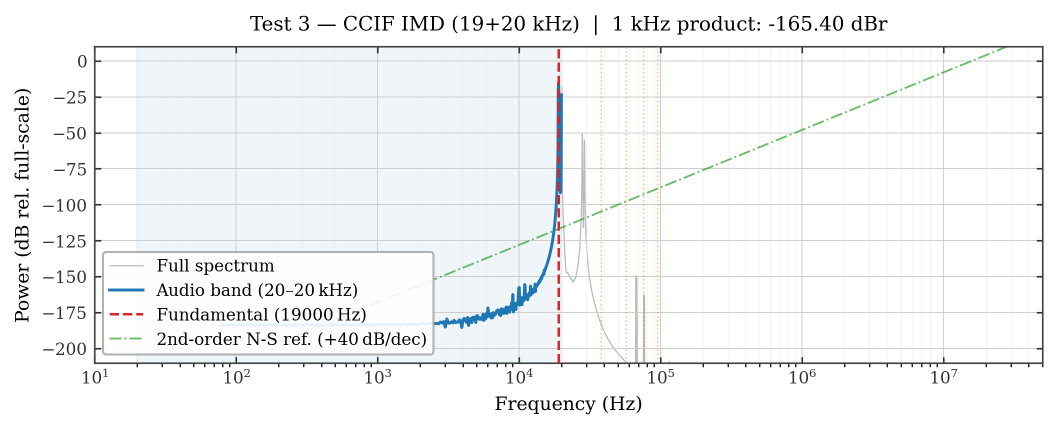
#> input picture verification/reports/test3_ccif_imd.png, 2114 x 858 px (shown at 1/2 size); its folder holds 4 pictures in this run
$ python build_paper_figures.py
#> lines starting #> are read from the running program, lines starting #| are printed output that depends on the picture
### verification/tb/paper_plotter.py
"""
paper_plotter.py

Shared plotting style for paper-ready figures.
"""

from __future__ import annotations

from dataclasses import dataclass
from pathlib import Path
from typing import Iterable

try:
    import matplotlib
    matplotlib.use("Agg")
    import matplotlib.pyplot as plt
    from matplotlib.artist import Artist
except Exception:  # pragma: no cover
    plt = None  # type: ignore


@dataclass(frozen=True)
class PaperStyle:
    font_family: str = "DejaVu Serif"
    base_fontsize: float = 9.0
    axis_labelsize: float = 9.0
    title_size: float = 9.5
    tick_size: float = 8.0
    legend_size: float = 8.0
    line_width: float = 1.2


CB_PALETTE = {
    "blue": "#0072B2",
    "orange": "#E69F00",
    "green": "#009E73",
    "red": "#D55E00",
    "purple": "#CC79A7",
    "gray": "#7F7F7F",
    "black": "#222222",
}


def apply_paper_style(style: PaperStyle | None = None) -> None:
    if plt is None:
        return
    s = style or PaperStyle()
    plt.rcParams.update(
        {
            "font.family": s.font_family,
            "font.size": s.base_fontsize,
            "axes.labelsize": s.axis_labelsize,
            "axes.titlesize": s.title_size,
            "xtick.labelsize": s.tick_size,
            "ytick.labelsize": s.tick_size,
            "legend.fontsize": s.legend_size,
            "lines.linewidth": s.line_width,
            "axes.facecolor": "white",
            "figure.facecolor": "white",
            "savefig.facecolor": "white",
        }
    )


def figure_size(preset: str) -> tuple[float, float]:
    """
    IEEE-friendly presets.

    - one_column: ~3.5 inch width
    - two_column: ~7.16 inch width
    """
    if preset == "one_column":
        return (3.5, 2.4)
    if preset == "two_column":
        return (7.16, 3.0)
    if preset == "square":
        return (3.5, 3.5)
    return (6.0, 3.6)


def save_figure(
    fig,
    filepath: str,
    profile: str = "paper",
    raster_dpi: int = 600,
    bbox_tight: bool = True,
) -> dict[str, str]:
    """Save vector-first paper figures. Returns written paths."""
    out = {}
    p = Path(filepath)
    p.parent.mkdir(parents=True, exist_ok=True)

    tight = "tight" if bbox_tight else None

    if profile == "paper":
        pdf_path = p.with_suffix(".pdf")
        fig.savefig(str(pdf_path), bbox_inches=tight)
        out["pdf"] = str(pdf_path)

    png_path = p.with_suffix(".png")
    fig.savefig(str(png_path), dpi=raster_dpi if profile == "paper" else 300, bbox_inches=tight)
    out["png"] = str(png_path)

    return out


# [48 lines left out: functions _iter_text_artists, check_figure_quality, not called in this run]

### verification/scripts/build_paper_figures.py
#!/usr/bin/env python3
"""Build the paper figure set (Fig.1..Fig.8) from report JSON artifacts."""

from __future__ import annotations

import json
import os
import re
from pathlib import Path
import sys

import numpy as np

ROOT = Path(__file__).resolve().parents[2]
TB_DIR = ROOT / "verification" / "tb"
if str(TB_DIR) not in sys.path:
    sys.path.insert(0, str(TB_DIR))

from paper_plotter import apply_paper_style, figure_size, save_figure, CB_PALETTE


REPORTS = ROOT / "verification" / "reports"
PAPER = REPORTS / "paper"
PAPER.mkdir(parents=True, exist_ok=True)


def _load_json(path: Path):
    with path.open("r", encoding="utf-8") as fh:
        return json.load(fh)


# [33 lines left out: functions _to_float_map, _group_mean_curve, not called in this run]


def _fig1_architecture() -> None:
    try:
        import matplotlib.pyplot as plt
    except Exception:
        return

    apply_paper_style()
    fig, ax = plt.subplots(figsize=figure_size("two_column"))
    ax.axis("off")

    boxes = [
        (0.02, 0.62, 0.19, 0.22, "Input\nSpeech/Noise"),
        (0.25, 0.62, 0.18, 0.22, "Filterbank\n(10-band)"),
        (0.47, 0.62, 0.18, 0.22, "WDRC\n(LUT + env)"),
        (0.69, 0.62, 0.16, 0.22, "DSM\n1-bit PDM"),
        (0.02, 0.18, 0.20, 0.22, "Layer-1\nAES17"),
        (0.26, 0.18, 0.20, 0.22, "Layer-2\nFilterbank"),
        (0.50, 0.18, 0.20, 0.22, "Layer-3/4\nHA + tau"),
        (0.74, 0.18, 0.22, 0.22, "HA-7..10\nObjective outcomes"),
    ]
    for x, y, w, h, txt in boxes:
        ax.add_patch(plt.Rectangle((x, y), w, h, facecolor="white", edgecolor="#444444", linewidth=1.0))
        ax.text(x + w / 2.0, y + h / 2.0, txt, ha="center", va="center")

    arrows = [
        ((0.21, 0.73), (0.25, 0.73)),
        ((0.43, 0.73), (0.47, 0.73)),
        ((0.65, 0.73), (0.69, 0.73)),
    ]
    for (x1, y1), (x2, y2) in arrows:
        ax.annotate("", xy=(x2, y2), xytext=(x1, y1), arrowprops=dict(arrowstyle="->", lw=1.0))

    ax.set_title("Fig.1 — System and Verification-Layer Diagram")
    save_figure(fig, str(PAPER / "fig1_system_layers"), profile="paper", raster_dpi=600)
#> in save_figure, `fig.savefig(str(pdf_path), bbox_inches=tight)`:
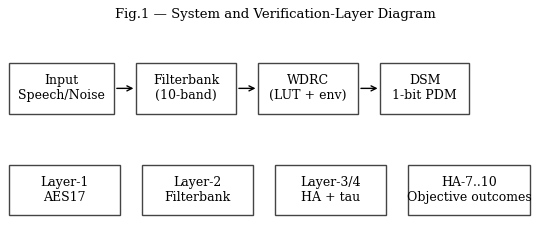
#> figure drawn by matplotlib, 1 panel
    plt.close(fig)


def _fig2_thdn() -> None:
    p_core = REPORTS / "test1_thdn_results_core.json"
    p_ana = REPORTS / "test1_thdn_results_analog.json"
    if not (p_core.exists() and p_ana.exists()):
        return

    core = _to_float_map(_load_json(p_core))
    ana = _to_float_map(_load_json(p_ana))
    if not core or not ana:
        return

    try:
        import matplotlib.pyplot as plt
    except Exception:
        return

    apply_paper_style()
    fig, ax = plt.subplots(figsize=figure_size("two_column"))

    f = sorted(core.keys())
    ax.semilogx(f, [core[x] for x in f], "o-", color=CB_PALETTE["blue"], markersize=4, label="Core THD+N")
    ax.semilogx(f, [ana[x] for x in f], "s-", color=CB_PALETTE["orange"], markersize=4, label="Analog THD+N")
    ax.set_xlabel("Frequency (Hz)")
    ax.set_ylabel("THD+N (dBc)")
    ax.set_title("Fig.2 — DSM THD+N vs Frequency")
    ax.grid(True, which="both", color="#d0d0d0", linewidth=0.45)
    ax.legend(frameon=True, facecolor="white", edgecolor="#999999")

    save_figure(fig, str(PAPER / "fig2_dsm_thdn_sweep"), profile="paper", raster_dpi=600)
    plt.close(fig)


def _fig3_imd_summary() -> None:
    p_ccif = REPORTS / "test3_ccif_imd.png"
    p_smpte = REPORTS / "test4_smpte_imd.png"

    try:
        import matplotlib.pyplot as plt
    except Exception:
        return

    # Preferred path: combine original IMD PSD snapshots when available.
    if p_ccif.exists() and p_smpte.exists():
        try:
            import matplotlib.image as mpimg
        except Exception:
            return

        apply_paper_style()
        fig, axs = plt.subplots(1, 2, figsize=figure_size("two_column"))
        for ax, p, t in [
            (axs[0], p_ccif, "CCIF IMD"),
            (axs[1], p_smpte, "SMPTE IMD"),
        ]:
            ax.imshow(mpimg.imread(str(p)))
            ax.set_title(t)
            ax.axis("off")

        save_figure(fig, str(PAPER / "fig3_dsm_imd_summary"), profile="paper", raster_dpi=600)
#> call 2 of save_figure, with profile = 'paper', raster_dpi = 600, bbox_tight = True
#> in save_figure (call 2), `fig.savefig(str(pdf_path), bbox_inches=tight)`:
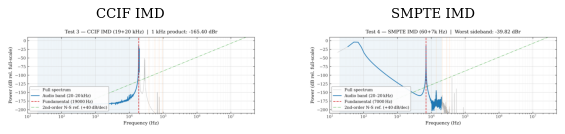
#> figure drawn by matplotlib, 2 panels
        plt.close(fig)
        return

    # Fallback path: synthesize a compact comparison from summary markdown.
    summary_md = PAPER / "paper_results_summary.md"
    if not summary_md.exists():
        return
    txt = summary_md.read_text(encoding="utf-8")

    m_ccif = re.search(r"CCIF IMD.*?`(-?\d+(?:\.\d+)?)\s*dBr`", txt)
    m_smpte = re.search(r"SMPTE IMD.*?`(-?\d+(?:\.\d+)?)\s*dBr`", txt)
    if not (m_ccif and m_smpte):
        return

    ccif = float(m_ccif.group(1))
    smpte = float(m_smpte.group(1))

    apply_paper_style()
    fig, ax = plt.subplots(figsize=figure_size("one_column"))
    labels = ["CCIF (1 kHz diff)", "SMPTE (worst sideband)"]
    vals = [ccif, smpte]
    x = np.arange(len(labels))
    colors = [CB_PALETTE["blue"], CB_PALETTE["orange"]]
    ax.bar(x, vals, color=colors, edgecolor=CB_PALETTE["black"], linewidth=0.5)
    ax.axhline(-80.0, color=CB_PALETTE["blue"], linestyle="--", linewidth=1.0, label="CCIF gate (-80 dBr)")
    ax.axhline(-35.0, color=CB_PALETTE["orange"], linestyle="--", linewidth=1.0, label="SMPTE gate (-35 dBr)")
    ax.set_xticks(x)
    ax.set_xticklabels(labels)
    ax.set_ylabel("Level (dBr)")
    ax.set_title("Fig.3 — DSM IMD Summary")
    ax.grid(True, axis="y", color="#d0d0d0", linewidth=0.45)
    ax.legend(frameon=True, facecolor="white", edgecolor="#999999")

    for i, v in enumerate(vals):
        ax.text(i, v + 1.0, f"{v:.2f}", ha="center", va="bottom", fontsize=8)

    save_figure(fig, str(PAPER / "fig3_dsm_imd_summary"), profile="paper", raster_dpi=600)
    plt.close(fig)


def _fig4_filterbank() -> None:
    p = REPORTS / "L2_1_fb_freq_response.json"
    if not p.exists():
        return
    d = {float(k): float(v) for k, v in _load_json(p).items()}

    try:
        import matplotlib.pyplot as plt
    except Exception:
        return

    apply_paper_style()
    fig, ax = plt.subplots(figsize=figure_size("two_column"))
    f = sorted(d.keys())
    ref = d.get(1000.0, d[f[len(f)//2]])
    dev = [d[x] - ref for x in f]
    ax.semilogx(f, dev, "o-", color=CB_PALETTE["blue"], markersize=4)
    ax.set_xlabel("Frequency (Hz)")
    ax.set_ylabel("Magnitude (dB rel. 1 kHz)")
    ax.set_title("Fig.4 — Filterbank Measured Magnitude Response")
    ax.grid(True, which="both", color="#d0d0d0", linewidth=0.45)

    save_figure(fig, str(PAPER / "fig4_filterbank_response"), profile="paper", raster_dpi=600)
    plt.close(fig)


def _fig5_wdrc_io() -> None:
    p = REPORTS / "HA_1_io_curve.json"
    if not p.exists():
        return
    d = _load_json(p)
    perf = d.get("per_frequency", {})

    try:
        import matplotlib.pyplot as plt
    except Exception:
        return

    apply_paper_style()
    fig, axs = plt.subplots(1, 2, figsize=figure_size("two_column"))

    for i, (k, row) in enumerate(sorted(perf.items(), key=lambda x: float(x[0]))):
        curve = row.get("curve", [])
        xin = [float(r["input_dbfs"]) for r in curve]
        yout = [float(r["output_dbfs"]) for r in curve]
        ygain = [float(r["gain_db"]) for r in curve]
        c = [CB_PALETTE["blue"], CB_PALETTE["orange"], CB_PALETTE["green"], CB_PALETTE["purple"]][i % 4]
        axs[0].plot(xin, yout, "o-", color=c, label=f"{k} Hz")
        axs[1].plot(xin, ygain, "s-", color=c, label=f"{k} Hz")

    axs[0].set_title("I/O Curve")
    axs[0].set_xlabel("Input (dBFS)")
    axs[0].set_ylabel("Output (dBFS)")
    axs[0].grid(True, color="#d0d0d0", linewidth=0.45)

    axs[1].set_title("Net Gain")
    axs[1].set_xlabel("Input (dBFS)")
    axs[1].set_ylabel("Gain (dB)")
    axs[1].grid(True, color="#d0d0d0", linewidth=0.45)
    axs[1].legend(frameon=True, facecolor="white", edgecolor="#999999")

    fig.suptitle("Fig.5 — WDRC Multiband I/O and Gain Profile")
    fig.tight_layout()
    save_figure(fig, str(PAPER / "fig5_wdrc_io_curves"), profile="paper", raster_dpi=600)
    plt.close(fig)


def _fig6_tau() -> None:
    p = REPORTS / "HA_2_attack_release.json"
    if not p.exists():
        return
    d = _load_json(p)

    try:
        import matplotlib.pyplot as plt
    except Exception:
        return

    atk = np.asarray(d.get("attack_env_db", []), dtype=np.float64)
    rel = np.asarray(d.get("release_env_db", []), dtype=np.float64)
    if atk.size == 0 or rel.size == 0:
        return

    apply_paper_style()
    fig, axs = plt.subplots(1, 2, figsize=figure_size("two_column"))

    axs[0].plot(atk[:, 0], atk[:, 1], color=CB_PALETTE["blue"])
    axs[0].set_title(f"Attack tau ~ {float(d.get('attack_tau_est_ms', float('nan'))):.2f} ms")
    axs[0].set_xlabel("Time (ms)")
    axs[0].set_ylabel("Envelope (dBFS)")
    axs[0].grid(True, color="#d0d0d0", linewidth=0.45)

    axs[1].plot(rel[:, 0], rel[:, 1], color=CB_PALETTE["orange"])
    axs[1].set_title(f"Release tau ~ {float(d.get('release_tau_est_ms', float('nan'))):.2f} ms")
    axs[1].set_xlabel("Time (ms)")
    axs[1].set_ylabel("Envelope (dBFS)")
    axs[1].grid(True, color="#d0d0d0", linewidth=0.45)

    fig.suptitle("Fig.6 — End-to-End Attack/Release Envelope Fits")
    fig.tight_layout()
    save_figure(fig, str(PAPER / "fig6_attack_release_tau"), profile="paper", raster_dpi=600)
    plt.close(fig)


def _fig7_output_snr() -> None:
    try:
        import matplotlib.pyplot as plt
    except Exception:
        return

    # Fig.7a: anechoic/noise-type sweep from HA-7.
    p7 = REPORTS / "HA_7_output_snr.json"
    if p7.exists():
        d7 = _load_json(p7)
        rows = list(d7.get("rows", []))
        curves = _group_mean_curve(rows, "noise_type", "input_snr_db", "output_snr_db")
        if curves:
            apply_paper_style()
            fig, ax = plt.subplots(figsize=figure_size("two_column"))
            colors = [CB_PALETTE["blue"], CB_PALETTE["orange"], CB_PALETTE["green"], CB_PALETTE["purple"]]
            for i, (name, xy) in enumerate(sorted(curves.items())):
                xs = list(sorted(xy.keys()))
                ys = [xy[x] for x in xs]
                ax.plot(xs, ys, marker="o", color=colors[i % len(colors)], label=name)
            ax.set_xlabel("Input SNR (dB)")
            ax.set_ylabel("Output SNR (dB)")
            ax.set_title("Output SNR Sweep")
            ax.grid(True, which="major", color="#d0d0d0", linewidth=0.6)
            ax.legend(frameon=True, facecolor="white", edgecolor="#999999")
            save_figure(fig, str(PAPER / "fig7_output_snr_sweep"), profile="paper", raster_dpi=600)
            plt.close(fig)

    # Fig.7b: RT60-conditioned sweep from HA-9.
    p9 = REPORTS / "HA_9_reverb_eval.json"
    if p9.exists():
        d9 = _load_json(p9)
        rows9 = list(d9.get("rows", []))
        # Keep the same line semantics as literature test plotting:
        # each line is (noise_type, RT60) pair.
        rows_cond = []
        for r in rows9:
            rr = dict(r)
            try:
                rr["cond"] = f"{rr['noise_type']}, RT60={float(rr['rt60_s']):.1f}s"
                rows_cond.append(rr)
            except Exception:
                continue
        curves9 = _group_mean_curve(rows_cond, "cond", "input_snr_db", "output_snr_db")
        if curves9:
            apply_paper_style()
            fig, ax = plt.subplots(figsize=figure_size("two_column"))
            colors = [CB_PALETTE["blue"], CB_PALETTE["orange"], CB_PALETTE["green"], CB_PALETTE["purple"], CB_PALETTE["red"]]
            for i, (name, xy) in enumerate(sorted(curves9.items())):
                xs = list(sorted(xy.keys()))
                ys = [xy[x] for x in xs]
                ax.plot(xs, ys, marker="o", color=colors[i % len(colors)], label=name)
            ax.set_xlabel("Input SNR (dB)")
            ax.set_ylabel("Output SNR (dB)")
            ax.set_title("Output SNR Under Reverberation")
            ax.grid(True, which="major", color="#d0d0d0", linewidth=0.6)
            ax.legend(frameon=True, facecolor="white", edgecolor="#999999", ncols=2)
            save_figure(fig, str(PAPER / "fig7_output_snr_reverb"), profile="paper", raster_dpi=600)
            plt.close(fig)


def _fig8_haspi_hasqi() -> None:
    p = REPORTS / "HA_8_haspi_hasqi.json"
    if not p.exists():
        return
    d = _load_json(p)
    rows = list(d.get("rows", []))
    if not rows:
        return

    try:
        import matplotlib.pyplot as plt
    except Exception:
        return

    apply_paper_style()
    fig, axs = plt.subplots(1, 2, figsize=figure_size("two_column"))

    for ax, metric, title in [
        (axs[0], "haspi_v2", "HASPI-v2"),
        (axs[1], "hasqi_v2", "HASQI-v2"),
    ]:
        curves = _group_mean_curve(rows, "noise_type", "input_snr_db", metric)
        plotted = False
        colors = [CB_PALETTE["blue"], CB_PALETTE["orange"], CB_PALETTE["green"]]
        for i, (name, xy) in enumerate(sorted(curves.items())):
            xs = list(sorted(xy.keys()))
            ys = [xy[x] for x in xs]
            if not xs:
                continue
            ax.plot(xs, ys, marker="o", color=colors[i % len(colors)], label=name)
            plotted = True
        if not plotted:
            ax.text(0.5, 0.5, "No finite HASPI/HASQI data", ha="center", va="center", transform=ax.transAxes, fontsize=8)
        ax.set_xlabel("Input SNR (dB)")
        ax.set_ylabel(metric)
        ax.set_title(title)
        ax.grid(True, which="major", color="#d0d0d0", linewidth=0.6)

    if axs[0].lines:
        axs[0].legend(frameon=True, facecolor="white", edgecolor="#999999")
    save_figure(fig, str(PAPER / "fig8_haspi_hasqi"), profile="paper", raster_dpi=600)
    plt.close(fig)


def _fig8_modulation_metrics() -> None:
    p = REPORTS / "HA_10_modulation_metrics.json"
    if not p.exists():
        return
    d = _load_json(p)
    rows = list(d.get("rows", []))
    if not rows:
        return

    try:
        import matplotlib.pyplot as plt
    except Exception:
        return

    # [10 lines left out: function _mean, not called in this run]

    apply_paper_style()
    fig, (ax1, ax2) = plt.subplots(1, 2, figsize=figure_size("two_column"))

    keys1 = ["ecr", "dr_db"]
    labels1 = ["ECR", "DR (dB)"]
    means1 = [_mean(k) for k in keys1]
    x1 = np.arange(len(keys1))
    ax1.bar(x1, means1, color=CB_PALETTE["blue"], edgecolor=CB_PALETTE["black"], linewidth=0.4)
    ax1.set_xticks(x1)
    ax1.set_xticklabels(labels1)
    ax1.set_title("ECR & Dynamic Range")
    ax1.grid(True, axis="y", color="#d0d0d0", linewidth=0.6)
    ax1.set_ylabel("Value")

    keys2 = ["fes", "fbr"]
    labels2 = ["FES", "FBR"]
    means2 = [_mean(k) for k in keys2]
    x2 = np.arange(len(keys2))
    ax2.bar(x2, means2, color=CB_PALETTE["orange"], edgecolor=CB_PALETTE["black"], linewidth=0.4)
    ax2.set_xticks(x2)
    ax2.set_xticklabels(labels2)
    ax2.set_title("Modulation Spectrum Stats")
    ax2.grid(True, axis="y", color="#d0d0d0", linewidth=0.6)
    ax2.set_ylabel("Value")

    fig.suptitle("Modulation Spectrum Analysis (Mean Across Conditions)", fontsize=9)
    fig.tight_layout()
    save_figure(fig, str(PAPER / "fig8_modulation_metrics"), profile="paper", raster_dpi=600)
    plt.close(fig)


def main() -> None:
    _fig1_architecture()
    _fig2_thdn()
    _fig3_imd_summary()
    _fig4_filterbank()
    _fig5_wdrc_io()
    _fig6_tau()
    _fig7_output_snr()
    _fig8_haspi_hasqi()
    _fig8_modulation_metrics()

    # Emit quality summary for generated figures.
    rows = []
    for p in sorted(PAPER.glob("fig*.pdf")) + sorted(PAPER.glob("fig*.png")):
        rows.append(str(p.relative_to(ROOT)).replace(os.sep, "/"))
    out = PAPER / "figure_index.json"
    out.write_text(json.dumps({"figures": rows}, indent=2), encoding="utf-8")
    print(f"[paper-fig] Indexed {len(rows)} figure files -> {out}")


if __name__ == "__main__":
    main()
